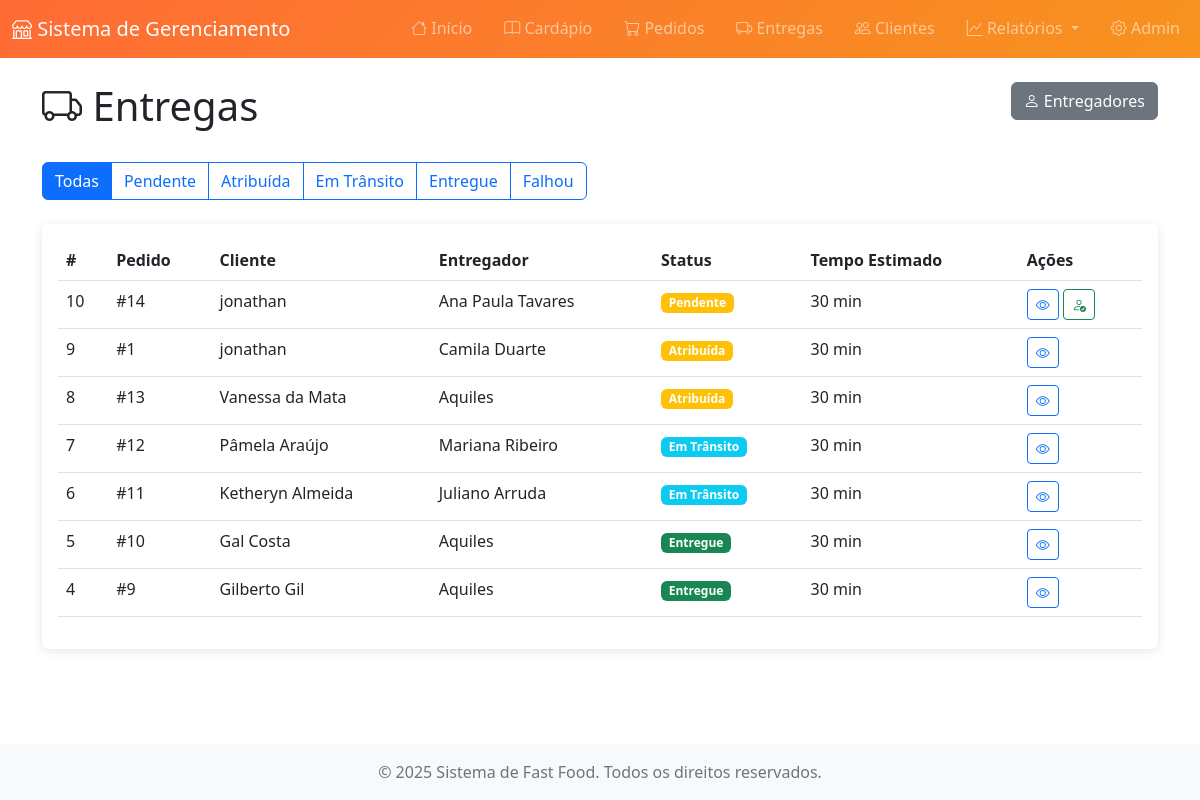
Page /entregas/ on the committed database.
### delivery/models.py (models this page shows, shortened)
class Delivery(models.Model):
    STATUS_CHOICES = [
        ('PENDING', 'Pendente'),
        ('ASSIGNED', 'Atribuída'),
        ('IN_TRANSIT', 'Em Trânsito'),
        ('DELIVERED', 'Entregue'),
        ('FAILED', 'Falhou'),
    ]
    order = models.OneToOneField(Order, on_delete=models.CASCADE, verbose_name='Pedido')
    delivery_person = models.ForeignKey(
        DeliveryPerson,
        on_delete=models.SET_NULL,
        null=True,
        blank=True,
        verbose_name='Entregador'
    )
    status = models.CharField('Status', max_length=20, choices=STATUS_CHOICES, default='PENDING')
    delivery_address = models.TextField('Endereço de Entrega')
    estimated_time = models.IntegerField('Tempo Estimado (minutos)', default=30)
    actual_delivery_time = models.DateTimeField('Hora da Entrega', null=True, blank=True)
    notes = models.TextField('Observações', blank=True)
    created_at = models.DateTimeField('Criado em', auto_now_add=True)
    updated_at = models.DateTimeField('Atualizado em', auto_now=True)
    class Meta:
        verbose_name = 'Entrega'
        verbose_name_plural = 'Entregas'
        ordering = ['-created_at']

class DeliveryPerson(models.Model):
    STATUS_CHOICES = [
        ('AVAILABLE', 'Disponível'),
        ('BUSY', 'Ocupado'),
        ('OFFLINE', 'Offline'),
    ]
    name = models.CharField('Nome', max_length=200)
    phone = models.CharField('Telefone', max_length=20)
    vehicle = models.CharField('Veículo', max_length=100)
    status = models.CharField('Status', max_length=20, choices=STATUS_CHOICES, default='AVAILABLE')
    created_at = models.DateTimeField('Criado em', auto_now_add=True)
    class Meta:
        verbose_name = 'Entregador'
        verbose_name_plural = 'Entregadores'
        ordering = ['name']

### orders/models.py (models this page shows, shortened)
class Order(models.Model):
    STATUS_CHOICES = [
        ('PENDING', 'Pendente'),
        ('PREPARING', 'Em Preparação'),
        ('READY', 'Pronto para Entrega'),
        ('DELIVERED', 'Entregue'),
        ('CANCELLED', 'Cancelado'),
    ]
    customer = models.ForeignKey(Customer, on_delete=models.CASCADE, verbose_name='Cliente')
    status = models.CharField('Status', max_length=20, choices=STATUS_CHOICES, default='PENDING')
    total_price = models.DecimalField('Preço Total', max_digits=10, decimal_places=2, default=0)
    notes = models.TextField('Observações', blank=True)
    created_at = models.DateTimeField('Criado em', auto_now_add=True)
    updated_at = models.DateTimeField('Atualizado em', auto_now=True)
    class Meta:
        verbose_name = 'Pedido'
        verbose_name_plural = 'Pedidos'
        ordering = ['-created_at']

### customers/models.py (models this page shows, shortened)
class Customer(models.Model):
    name = models.CharField('Nome', max_length=200)
    phone = models.CharField('Telefone', max_length=20)
    email = models.EmailField('E-mail', blank=True)
    address = models.TextField('Endereço')
    loyalty_points = models.IntegerField('Pontos de Fidelidade', default=0)
    referred_by = models.ForeignKey(
        'self',
        on_delete=models.SET_NULL,
        null=True,
        blank=True,
        verbose_name='Indicado por'
    )
    created_at = models.DateTimeField('Criado em', auto_now_add=True)
    class Meta:
        verbose_name = 'Cliente'
        verbose_name_plural = 'Clientes'
        ordering = ['name']

### delivery/views.py (the view)
# urls.py: path('', views.delivery_list, name='list'),
def delivery_list(request):
    status = request.GET.get('status')
    if status:
        deliveries = Delivery.objects.filter(status=status)
    else:
        deliveries = Delivery.objects.all()
    context = {
        'deliveries': deliveries,
        'status_choices': Delivery.STATUS_CHOICES,
        'selected_status': status,
    }
    return render(request, 'delivery/delivery_list.html', context)

### templates/delivery/delivery_list.html (shortened to what this page needs)
{% extends 'base.html' %}
{% load static %}
{% block content %}
<div class="row mb-4">
    <div class="col-md-6">
        <h1><i class="bi bi-truck"></i> Entregas</h1>
    </div>
    <div class="col-md-6 text-end">
        <a href="{% url 'delivery:person_list' %}" class="btn btn-secondary">
            <i class="bi bi-person"></i> Entregadores
        </a>
    </div>
</div>
<div class="row mb-4">
    <div class="col-12">
        <div class="btn-group" role="group">
            <a href="{% url 'delivery:list' %}" class="btn btn-outline-primary {% if not selected_status %}active{% endif %}">
                Todas
            </a>
            {% for code, name in status_choices %}
                <a href="?status={{ code }}" class="btn btn-outline-primary {% if selected_status == code %}active{% endif %}">
                    {{ name }}
                </a>
            {% endfor %}
        </div>
    </div>
</div>
<div class="row">
    <div class="col-12">
        <div class="card">
            <div class="card-body">
                <div class="table-responsive">
                    <table class="table table-hover">
                        <thead>
                            <tr>
                                <th>#</th>
                                <th>Pedido</th>
                                <th>Cliente</th>
                                <th>Entregador</th>
                                <th>Status</th>
                                <th>Tempo Estimado</th>
                                <th>Ações</th>
                            </tr>
                        </thead>
                        <tbody>
                            {% for delivery in deliveries %}
                                <tr>
                                    <td>{{ delivery.id }}</td>
                                    <td>#{{ delivery.order.id }}</td>
                                    <td>{{ delivery.order.customer.name }}</td>
                                    <td>{{ delivery.delivery_person.name|default:"-" }}</td>
                                    <td>
                                        <span class="badge bg-{% if delivery.status == 'DELIVERED' %}success{% elif delivery.status == 'IN_TRANSIT' %}info{% else %}warning{% endif %}">
                                            {{ delivery.get_status_display }}
                                        </span>
                                    </td>
                                    <td>{{ delivery.estimated_time }} min</td>
                                    <td>
                                        <a href="{% url 'delivery:detail' delivery.pk %}" class="btn btn-sm btn-outline-primary">
                                            <i class="bi bi-eye"></i>
                                        </a>
                                        {% if delivery.status == 'PENDING' %}
                                            <a href="{% url 'delivery:assign' delivery.pk %}" class="btn btn-sm btn-outline-success">
                                                <i class="bi bi-person-check"></i>
                                            </a>
                                        {% endif %}
                                    </td>
                                </tr>
                            {% empty %}
                                <tr>
                                    <td colspan="7" class="text-center">Nenhuma entrega encontrada.</td>
                                </tr>
                            {% endfor %}
                        </tbody>
                    </table>
                </div>
            </div>
        </div>
    </div>
</div>
{% endblock %}

### templates/base.html (style rules this page uses)
:root { --primary-color: #ff6b35; --secondary-color: #f7931e; --dark-color: #2c3e50; }
.card { border: none; box-shadow: 0 2px 10px rgba(0,0,0,0.1); transition: transform 0.2s; }

### rows in the picture
Delivery: id "10", order.id "14", order.customer.name "jonathan", delivery_person.name "Ana Paula Tavares", status "Pendente", estimated_time "30"
Delivery: id "9", order.id "1", order.customer.name "jonathan", delivery_person.name "Camila Duarte", status "Atribuída", estimated_time "30"
Delivery: id "8", order.id "13", order.customer.name "Vanessa da Mata", delivery_person.name "Aquiles", status "Atribuída", estimated_time "30"
Delivery: id "7", order.id "12", order.customer.name "Pâmela Araújo", delivery_person.name "Mariana Ribeiro", status "Em Trânsito", estimated_time "30"
Delivery: id "6", order.id "11", order.customer.name "Ketheryn Almeida", delivery_person.name "Juliano Arruda", status "Em Trânsito", estimated_time "30"
Delivery: id "5", order.id "10", order.customer.name "Gal Costa", delivery_person.name "Aquiles", status "Entregue", estimated_time "30"
Delivery: id "4", order.id "9", order.customer.name "Gilberto Gil", delivery_person.name "Aquiles", status "Entregue", estimated_time "30"

### other values in the picture
{{ name }} "Pendente" "Atribuída" "Em Trânsito" "Entregue" "Falhou"
